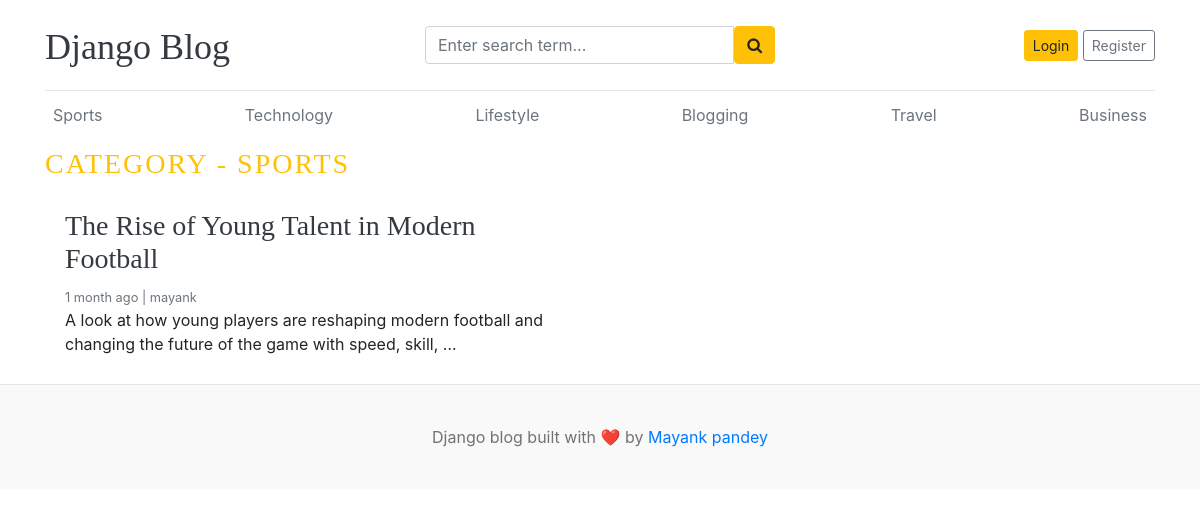
Page /category/1/ on the committed database.
### app/models.py (models this page shows, shortened)
class Category(models.Model):
    category_name = models.CharField(max_length=50, unique=True)
    created_at = models.DateTimeField(auto_now_add=True)
    updated_at = models.DateTimeField(auto_now=True)
    class Meta:
        verbose_name_plural = "Categories"
    def __str__(self):
        return self.category_name

class Blog(models.Model):
    title = models.CharField(max_length=100)
    slug = models.SlugField(max_length=150, unique=True, blank=True)
    category = models.ForeignKey(Category, on_delete=models.CASCADE)
    author = models.ForeignKey(User, on_delete=models.CASCADE)
    featured_image = models.ImageField(upload_to="uploads/%Y/%m/%d")
    short_description = models.TextField(max_length=500)
    blog_body = models.TextField(max_length=2000)
    status = models.CharField(max_length=20, choices=STATUS_CHOICES, default="Draft")
    is_featured = models.BooleanField(default=False)
    created_at = models.DateTimeField(auto_now_add=True)
    updated_at = models.DateTimeField(auto_now=True)

### app/views.py (the view)
# urls.py: path("<int:category_id>/", views.posts_by_category, name="posts_by_category")  # type: ignore
def posts_by_category(request, category_id):
    posts = Blog.objects.filter(status="Published", category_id=category_id)
    category = get_object_or_404(Category, pk=category_id)
    context = {"posts": posts, "category": category}
    return render(request, "posts_by_category.html", context)

### app/context_processors.py (called while the page is built)
def get_categories(request):
    categories = Category.objects.all()
    return dict(categories=categories)

def get_social_link(request):
    socialLink = SocialLink.objects.all()
    return dict(socialLink=socialLink)

### templates/posts_by_category.html
{% extends 'base.html' %}
{% block body %}
<h3 class="text-uppercase text-warning" style="letter-spacing: 2px">
  Category - {{ category }}
</h3>
<div class="row mb-2">
  {% if posts %}
  {% for post in posts %}
  <div class="col-md-6">
    <div class="card border-0">
      <div class="card-body">
        <h3><a href="{% url 'blogs' post.slug %}" class="text-dark">{{ post.title }}</a></h3>
        <small class="mb-1 text-muted"
          >{{post.created_at | timesince}} ago | {{post.author}}</small
        >
        <p class="card-text">
          {{post.short_description | truncatewords:20}}
        </p>
      </div>
    </div>
  </div>
  {% endfor %}
  {% else %}
  <p>No post found</p>
  {% endif %}
</div>
{% endblock %}

### templates/base.html (shortened to what this page needs)
{% load static %}
<!DOCTYPE html>
<html lang="en">
  <head>
    <link
      href="https://getbootstrap.com/docs/4.0/dist/css/bootstrap.min.css"
      rel="stylesheet"
    />
    <link href="{% static 'css/blog.css' %}" rel="stylesheet" />
    <link rel="stylesheet" href="https://cdnjs.cloudflare.com/ajax/libs/font-awesome/4.7.0/css/font-awesome.min.css">
  </head>
  <body>
       <div class="container">
      <header class="blog-header py-3">
        <div class="row flex-nowrap justify-content-between align-items-center">
          <div class="col-4 pt-1">
            <a class="blog-header-logo text-dark" href="/">Django Blog</a>
          </div>
          <div class="col-4">
            <form action="{% url 'search' %}" method="GET">
              <div class="input-group">
                <input class="form-control" type="text" name="keyword" value="{{ keyword }}" placeholder="Enter search term..." aria-label="Enter search term..." aria-describedby="button-search" />
                <button type="submit" class="btn btn-warning" id="button-search" type="button"><i class="fa fa-search"></i></button>
            </div>
            </form>
          </div>
          <div class="col-4 d-flex justify-content-end align-items-center">
            {% if not user.is_authenticated %}
            <a class="btn btn-sm btn-warning" href="{% url 'login' %}">Login</a> &nbsp;
            <a class="btn btn-sm btn-outline-secondary" href="{% url 'register' %}">Register</a>
            {% else %}
            <span><a href="{% url 'dashboard' %}">Dashboard</a></span>
            &emsp;
            <span><a href="{% url 'logout' %}">Logout</a></span>
            {% endif %}
          </div>
        </div>
      </header>
      <div class="nav-scroller py-1 mb-2">
        <nav class="nav d-flex justify-content-between">
          {% for cat in categories %}
          <a class="p-2 text-muted" href="{% url 'posts_by_category' cat.id %}">{{ cat.category_name }}</a>
          {% endfor %}
        </nav>
      </div>
    {% block body %}{% endblock %}
    </div>
    <footer class="blog-footer">
      <p>Django blog built with ❤️ by <a href="#">Mayank pandey</a></p>
    </footer>
  </body>
</html>

### blog/static/css/blog.css (style rules this page uses)
.blog-header { border-bottom: 1px solid #e5e5e5; }
.blog-header-logo { font-family: "Playfair Display", Georgia, "Times New Roman", serif ; font-size: 2.25rem; }
h1, h2, h3, h4, h5, h6 { font-family: "Playfair Display", Georgia, "Times New Roman", serif ; }
.blog-footer { padding: 2.5rem 0; color: #727272; text-align: center; background-color: #f9f9f9; border-top: 0.05rem solid #e5e5e5; }
.blog-footer p:last-child { margin-bottom: 0; }

### rows in the picture
Category: category_name "Sports", category_name "SPORTS"
Category: category_name "Technology"
Category: category_name "Lifestyle"
Category: category_name "Blogging"
Category: category_name "Travel"
Category: category_name "Business"
Blog: title "The Rise of Young Talent in Modern Football", created_at "1 month", author "mayank", short_description "A look at how young players are reshaping modern football and changing the future of the game with speed, skill, …"
